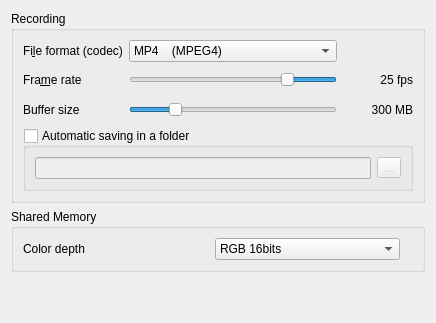
         <widget class="QWidget" name="PageRecording">
          <layout class="QVBoxLayout" name="verticalLayout_9">
           <item>
            <widget class="QGroupBox" name="groupBoxFormat">
             <property name="title">
              <string>Recording</string>
             </property>
             <layout class="QVBoxLayout" name="verticalLayout_10">
              <item>
               <layout class="QGridLayout" name="gridLayout_3">
                <item row="0" column="0">
                 <widget class="QLabel" name="label_5">
                  <property name="text">
                   <string>Fi&amp;le format (codec)</string>
                  </property>
                  <property name="buddy">
                   <cstring>recordingFormatSelection</cstring>
                  </property>
                 </widget>
                </item>
                <item row="0" column="1">
                 <widget class="QComboBox" name="recordingFormatSelection">
                  <property name="toolTip">
                   <string>Select the recording Codec</string>
                  </property>
                  <property name="currentIndex">
                   <number>4</number>
                  </property>
                  <item>
                   <property name="text">
                    <string notr="true">AVI       (RAW video)</string>
                   </property>
                  </item>
                  <item>
                   <property name="text">
                    <string notr="true">AVI       (FFVHUFF)</string>
                   </property>
                  </item>
                  <item>
                   <property name="text">
                    <string notr="true">MPG   (MPEG1)</string>
                   </property>
                  </item>
                  <item>
                   <property name="text">
                    <string notr="true">MPG   (MPEG2)</string>
                   </property>
                  </item>
                  <item>
                   <property name="text">
                    <string notr="true">MP4    (MPEG4)</string>
                   </property>
                  </item>
                  <item>
                   <property name="text">
                    <string notr="true">WMV   (Windows Media Video 8)</string>
                   </property>
                  </item>
                  <item>
                   <property name="text">
                    <string notr="true">FLV      (Flash Video FLV1)</string>
                   </property>
                  </item>
                 </widget>
                </item>
                <item row="0" column="2">
                 <widget class="QLabel" name="label_17">
                  <property name="enabled">
                   <bool>true</bool>
                  </property>
                  <property name="sizePolicy">
                   <sizepolicy hsizetype="Fixed" vsizetype="Preferred">
                    <horstretch>0</horstretch>
                    <verstretch>0</verstretch>
                   </sizepolicy>
                  </property>
                  <property name="toolTip">
                   <string>&lt;html&gt;&lt;head/&gt;&lt;body&gt;&lt;p&gt;RAW and FFVHUFF are looseless but produce large files (slower).&lt;/p&gt;&lt;p&gt;Other codecs are lossy but are compressed and more portable.&lt;/p&gt;&lt;/body&gt;&lt;/html&gt;</string>
                  </property>
                  <property name="text">
                   <string notr="true"/>
                  </property>
                  <property name="pixmap">
                   <pixmap resource="../icons.qrc">:/glmixer/icons/info.png</pixmap>
                  </property>
                  <property name="scaledContents">
                   <bool>true</bool>
                  </property>
                  <property name="alignment">
                   <set>Qt::AlignRight|Qt::AlignTrailing|Qt::AlignVCenter</set>
                  </property>
                  <property name="indent">
                   <number>0</number>
                  </property>
                 </widget>
                </item>
                <item row="1" column="0">
                 <widget class="QLabel" name="targetfps">
                  <property name="sizePolicy">
                   <sizepolicy hsizetype="MinimumExpanding" vsizetype="Preferred">
                    <horstretch>0</horstretch>
                    <verstretch>0</verstretch>
                   </sizepolicy>
                  </property>
                  <property name="minimumSize">
                   <size>
                    <width>0</width>
                    <height>24</height>
                   </size>
                  </property>
                  <property name="text">
                   <string>Fra&amp;me rate  </string>
                  </property>
                  <property name="buddy">
                   <cstring>recordingUpdatePeriod</cstring>
                  </property>
                 </widget>
                </item>
                <item row="1" column="1">
                 <widget class="QSlider" name="recordingUpdatePeriod">
                  <property name="sizePolicy">
                   <sizepolicy hsizetype="Expanding" vsizetype="Fixed">
                    <horstretch>0</horstretch>
                    <verstretch>0</verstretch>
                   </sizepolicy>
                  </property>
                  <property name="toolTip">
                   <string>Set the recording frame rate</string>
                  </property>
                  <property name="minimum">
                   <number>33</number>
                  </property>
                  <property name="maximum">
                   <number>65</number>
                  </property>
                  <property name="value">
                   <number>40</number>
                  </property>
                  <property name="orientation">
                   <enum>Qt::Horizontal</enum>
                  </property>
                  <property name="invertedAppearance">
                   <bool>true</bool>
                  </property>
                  <property name="invertedControls">
                   <bool>false</bool>
                  </property>
                 </widget>
                </item>
                <item row="1" column="2">
                 <widget class="QLabel" name="recordingFrameRateString">
                  <property name="text">
                   <string notr="true">25 fps</string>
                  </property>
                  <property name="alignment">
                   <set>Qt::AlignRight|Qt::AlignTrailing|Qt::AlignVCenter</set>
                  </property>
                 </widget>
                </item>
                <item row="2" column="0">
                 <widget class="QLabel" name="label_18">
                  <property name="sizePolicy">
                   <sizepolicy hsizetype="Expanding" vsizetype="Preferred">
                    <horstretch>0</horstretch>
                    <verstretch>0</verstretch>
                   </sizepolicy>
                  </property>
                  <property name="minimumSize">
                   <size>
                    <width>0</width>
                    <height>24</height>
                   </size>
                  </property>
                  <property name="text">
                   <string>Buffer size</string>
                  </property>
                 </widget>
                </item>
                <item row="2" column="1">
                 <widget class="QSlider" name="recordingBufferSize">
                  <property name="toolTip">
                   <string>&lt;html&gt;&lt;head/&gt;&lt;body&gt;&lt;p&gt;How much RAM it can use to store images before writing to disk.&lt;/p&gt;&lt;/body&gt;&lt;/html&gt;</string>
                  </property>
                  <property name="minimum">
                   <number>0</number>
                  </property>
                  <property name="maximum">
                   <number>100</number>
                  </property>
                  <property name="singleStep">
                   <number>5</number>
                  </property>
                  <property name="pageStep">
                   <number>50</number>
                  </property>
                  <property name="value">
                   <number>20</number>
                  </property>
                  <property name="orientation">
                   <enum>Qt::Horizontal</enum>
                  </property>
                  <property name="tickPosition">
                   <enum>QSlider::NoTicks</enum>
                  </property>
                 </widget>
                </item>
                <item row="2" column="2">
                 <widget class="QLabel" name="recordingBuffersizeString">
                  <property name="minimumSize">
                   <size>
                    <width>70</width>
                    <height>0</height>
                   </size>
                  </property>
                  <property name="text">
                   <string notr="true">300 MB</string>
                  </property>
                  <property name="alignment">
                   <set>Qt::AlignRight|Qt::AlignTrailing|Qt::AlignVCenter</set>
                  </property>
                 </widget>
                </item>
               </layout>
              </item>
              <item>
               <widget class="QGroupBox" name="recordingFolderBox">
                <property name="toolTip">
                 <string>Save recordings automatically without prompting
the user to select a file name</string>
                </property>
                <property name="title">
                 <string>Automatic saving in a folder</string>
                </property>
                <property name="checkable">
                 <bool>true</bool>
                </property>
                <property name="checked">
                 <bool>false</bool>
                </property>
                <layout class="QHBoxLayout" name="horizontalLayout_2">
                 <item>
                  <widget class="QLineEdit" name="recordingFolderLine">
                   <property name="toolTip">
                    <string>Location where the files are saved</string>
                   </property>
                   <property name="styleSheet">
                    <string notr="true">*[exists=&quot;false&quot;] { background-color: yellow }</string>
                   </property>
                  </widget>
                 </item>
                 <item>
                  <widget class="QToolButton" name="recordingFolderButton">
                   <property name="toolTip">
                    <string>Select a folder</string>
                   </property>
                   <property name="text">
                    <string>...</string>
                   </property>
                   <property name="icon">
                    <iconset resource="../icons.qrc">
                     <normaloff>:/glmixer/icons/folderadd.png</normaloff>:/glmixer/icons/folderadd.png</iconset>
                   </property>
                  </widget>
                 </item>
                </layout>
               </widget>
              </item>
             </layout>
            </widget>
           </item>
           <item>
            <widget class="QGroupBox" name="sharedMemoryBox">
             <property name="title">
              <string>Shared Memory</string>
             </property>
             <layout class="QVBoxLayout" name="verticalLayout_12">
              <item>
               <layout class="QHBoxLayout" name="horizontalLayout">
                <item>
                 <widget class="QLabel" name="label_4">
                  <property name="text">
                   <string>Color depth</string>
                  </property>
                  <property name="buddy">
                   <cstring>sharedMemoryColorDepth</cstring>
                  </property>
                 </widget>
                </item>
                <item>
                 <widget class="QComboBox" name="sharedMemoryColorDepth">
                  <property name="toolTip">
                   <string>Pixel format for shared memory</string>
                  </property>
                  <item>
                   <property name="text">
                    <string notr="true">RGB 16bits</string>
                   </property>
                  </item>
                  <item>
                   <property name="text">
                    <string notr="true">RBG 24bits</string>
                   </property>
                  </item>
                  <item>
                   <property name="text">
                    <string notr="true">RGBA 32bits</string>
                   </property>
                  </item>
                 </widget>
                </item>
                <item>
                 <widget class="QLabel" name="label_19">
                  <property name="sizePolicy">
                   <sizepolicy hsizetype="Maximum" vsizetype="Preferred">
                    <horstretch>0</horstretch>
                    <verstretch>0</verstretch>
                   </sizepolicy>
                  </property>
                  <property name="toolTip">
                   <string>NB: High color depth lead to slower copy and risk of low frame rate.</string>
                  </property>
                  <property name="pixmap">
                   <pixmap resource="../icons.qrc">:/glmixer/icons/info.png</pixmap>
                  </property>
                 </widget>
                </item>
               </layout>
              </item>
             </layout>
            </widget>
           </item>
           <item>
            <spacer name="verticalSpacerRecording">
             <property name="orientation">
              <enum>Qt::Vertical</enum>
             </property>
             <property name="sizeHint" stdset="0">
              <size>
               <width>20</width>
               <height>40</height>
              </size>
             </property>
            </spacer>
           </item>
          </layout>
         </widget>
